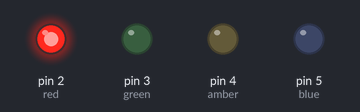
The sketch below on a simulated Arduino Uno, built with avr-gcc and run on an emulated ATmega328P. On the bench: output pins drawn as LEDs (lit = HIGH).

Above: at 2.5 s.
At 7.5 s:
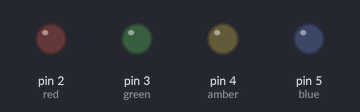
Timing chart, 0 to 13.0 s (numbered marks = the images above):
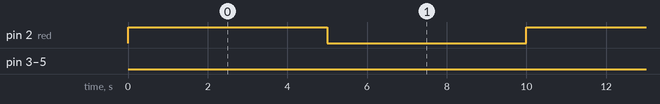

Measured:
- by itself, pin 2 (red): alternates HIGH for 5.0 s and LOW for 5.0 s, 10 changes in all, then stays LOW
- by itself, pin 3 (green): LOW → HIGH at 50.0 s, → LOW 4.0 s later, → HIGH 4.0 s later, → LOW 4.0 s later, … (8 changes in this stretch)
- by itself, pin 4 (amber): LOW → HIGH at 82.0 s, → LOW 3.0 s later, → HIGH 3.0 s later, → LOW 3.0 s later, … (6 changes in this stretch)
- by itself, pin 5 (blue): LOW → HIGH at 100 s, → LOW 2.0 s later, → HIGH 2.0 s later, → LOW 2.0 s later, … (4 changes in this stretch)

The sketch:

MAIN.ino
```cpp
int red=2;
int green=3;
int amber=4;
int blue=5;


void setup(){
 SETUP();
 // pinMode(red,OUTPUT);
 // pinMode(green,OUTPUT);
 // pinMode(amber,OUTPUT);
 // pinMode(blue,OUTPUT);
}
void loop(){
 RED();
 GREEN();
 AMBER();
 BLUE();
 DELAY();
 // for(int k=1;k<=5;k++){
 //digitalWrite(red,HIGH);
 //delay(5000);
 //digitalWrite(red,LOW);
 //delay(5000);
 // }

 //int n=1;
 //while(n<=4){
  //digitalWrite(green,HIGH);
 //delay(4000);
// digitalWrite(green,LOW);
// delay(4000);
 //n++;

 //}
  //for (int j=1;j<=3;j++){
 //digitalWrite(amber,HIGH);
 //delay(3000);
 //digitalWrite(amber,LOW);
 //delay(3000);
  //}
  //int l=1;
 //while(l<=2){
  //digitalWrite(blue,HIGH);
 //delay(2000);
 //digitalWrite(blue,LOW);
 //delay(2000);
 //l++;

//}

}
```

AMBER.ino
```cpp
void AMBER(){
  for (int j=1;j<=3;j++){
 digitalWrite(amber,HIGH);
 delay(3000);
 digitalWrite(amber,LOW);
 delay(3000);
  }
}
```

BLUE.ino
```cpp
void BLUE(){
  int l=1;
 while(l<=2){
  digitalWrite(blue,HIGH);
 delay(2000);
 digitalWrite(blue,LOW);
 delay(2000);
 l++;

}
}
```

DELAY.ino
```cpp
void DELAY(){
   delay(5000);
    delay(5000);
     delay(4000);
      delay(4000);
       delay(3000);
        delay(3000);
        delay(2000);
         delay(2000);

}
```

GREEN.ino
```cpp
void GREEN(){
  int n=1;
 while(n<=4){
  digitalWrite(green,HIGH);
 delay(4000);
 digitalWrite(green,LOW);
 delay(4000);
 n++;

 }
}
```

RED.ino
```cpp
void RED(){
  for(int k=1;k<=5;k++){
 digitalWrite(red,HIGH);
 delay(5000);
 digitalWrite(red,LOW);
 delay(5000);
 }
}
```

SETUP.ino
```cpp
void SETUP(){
  pinMode(red,OUTPUT);
  pinMode(green,OUTPUT);
  pinMode(amber,OUTPUT);
  pinMode(blue,OUTPUT);
}
```
